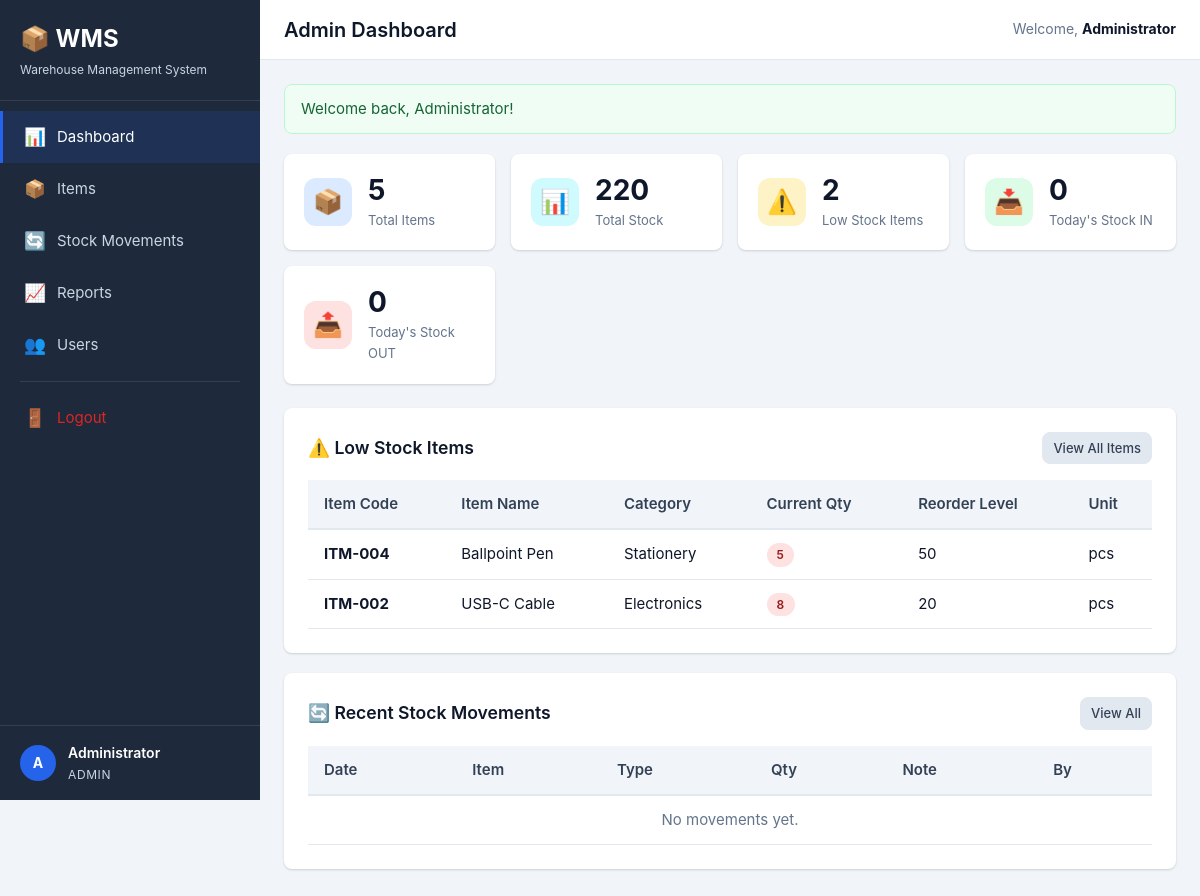
Page /admin/dashboard.php (signed in) on the committed database.
### tables this page shows
CREATE TABLE IF NOT EXISTS items (
    id INT UNSIGNED AUTO_INCREMENT PRIMARY KEY,
    item_code VARCHAR(50) NOT NULL UNIQUE,
    item_name VARCHAR(200) NOT NULL,
    category VARCHAR(100) NOT NULL,
    location VARCHAR(100) NOT NULL,
    quantity INT UNSIGNED NOT NULL DEFAULT 0,
    unit VARCHAR(20) NOT NULL DEFAULT 'pcs',
    reorder_level INT UNSIGNED NOT NULL DEFAULT 0,
    created_at TIMESTAMP NOT NULL DEFAULT CURRENT_TIMESTAMP,
    updated_at TIMESTAMP NOT NULL DEFAULT CURRENT_TIMESTAMP ON UPDATE CURRENT_TIMESTAMP,
    INDEX idx_item_code (item_code),
    INDEX idx_item_name (item_name),
    INDEX idx_category (category),
    INDEX idx_location (location),
    INDEX idx_quantity (quantity)
);

### includes/functions.php (called while the page is built, shortened)
<?php
function e(string $value): string
{
    return htmlspecialchars($value, ENT_QUOTES, 'UTF-8');
}
function url(string $path): string
{
    return BASE_PATH . $path;
}

### admin/dashboard.php (the view, shortened to what this page needs)
<?php
$db = getDB();
$stats = [];
$stmt = $db->query('SELECT COUNT(*) AS total FROM items');
$stats['total_items'] = (int) $stmt->fetch()['total'];
$stmt = $db->query('SELECT SUM(quantity) AS total FROM items');
$row = $stmt->fetch();
$stats['total_quantity'] = (int) ($row['total'] ?? 0);
$stmt = $db->query("SELECT COUNT(*) AS total FROM items WHERE quantity <= reorder_level");
$stats['low_stock'] = (int) $stmt->fetch()['total'];
$today = date('Y-m-d');
$stmt = $db->prepare("SELECT COUNT(*) AS cnt, COALESCE(SUM(quantity),0) AS total FROM stock_movements WHERE movement_type = 'IN' AND DATE(movement_date) = ?");
$stmt->execute([$today]);
$todayIn = $stmt->fetch();
$stats['today_in'] = (int) $todayIn['total'];
$stmt = $db->prepare("SELECT COUNT(*) AS cnt, COALESCE(SUM(quantity),0) AS total FROM stock_movements WHERE movement_type = 'OUT' AND DATE(movement_date) = ?");
$stmt->execute([$today]);
$todayOut = $stmt->fetch();
$stats['today_out'] = (int) $todayOut['total'];
$stmt = $db->prepare("SELECT id, item_code, item_name, category, quantity, reorder_level, unit FROM items WHERE quantity <= reorder_level ORDER BY quantity ASC LIMIT 10");
$stmt->execute();
$lowStockItems = $stmt->fetchAll();
$stmt = $db->prepare("
    SELECT sm.id, sm.movement_type, sm.quantity, sm.movement_date, sm.reference_note,
           i.item_code, i.item_name, u.full_name AS user_name
    FROM stock_movements sm
    JOIN items i ON sm.item_id = i.id
    JOIN users u ON sm.created_by = u.id
    ORDER BY sm.movement_date DESC
    LIMIT 10
");
$stmt->execute();
$recentMovements = $stmt->fetchAll();
include __DIR__ . '/../includes/header.php';
?>
<div class="stats-grid">
    <div class="stat-card">
        <div class="stat-icon blue">📦</div>
        <div class="stat-info">
            <h3><?= $stats['total_items'] ?></h3>
            <p>Total Items</p>
        </div>
    </div>
    <div class="stat-card">
        <div class="stat-icon cyan">📊</div>
        <div class="stat-info">
            <h3><?= number_format($stats['total_quantity']) ?></h3>
            <p>Total Stock</p>
        </div>
    </div>
    <div class="stat-card">
        <div class="stat-icon yellow">⚠️</div>
        <div class="stat-info">
            <h3><?= $stats['low_stock'] ?></h3>
            <p>Low Stock Items</p>
        </div>
    </div>
    <div class="stat-card">
        <div class="stat-icon green">📥</div>
        <div class="stat-info">
            <h3><?= number_format($stats['today_in']) ?></h3>
            <p>Today's Stock IN</p>
        </div>
    </div>
    <div class="stat-card">
        <div class="stat-icon red">📤</div>
        <div class="stat-info">
            <h3><?= number_format($stats['today_out']) ?></h3>
            <p>Today's Stock OUT</p>
        </div>
    </div>
</div>
<div class="card">
    <div class="card-header">
        <h3 class="card-title">⚠️ Low Stock Items</h3>
        <a href="<?= url('/admin/items.php') ?>" class="btn btn-sm btn-secondary">View All Items</a>
    </div>
    <?php if (empty($lowStockItems)): ?>
        <p style="color:var(--gray-500); padding:12px 0;">All items are well stocked!</p>
    <?php else: ?>
        <div class="table-container">
            <table>
                <thead>
                    <tr>
                        <th>Item Code</th>
                        <th>Item Name</th>
                        <th>Category</th>
                        <th>Current Qty</th>
                        <th>Reorder Level</th>
                        <th>Unit</th>
                    </tr>
                </thead>
                <tbody class="low-stock-table">
                    <?php foreach ($lowStockItems as $item): ?>
                        <tr>
                            <td><strong><?= e($item['item_code']) ?></strong></td>
                            <td><?= e($item['item_name']) ?></td>
                            <td><?= e($item['category']) ?></td>
                            <td>
                                <span class="badge badge-low-stock"><?= number_format($item['quantity']) ?></span>
                            </td>
                            <td><?= number_format($item['reorder_level']) ?></td>
                            <td><?= e($item['unit']) ?></td>
                        </tr>
                    <?php endforeach; ?>
                </tbody>
            </table>
        </div>
    <?php endif; ?>
</div>
<div class="card">
    <div class="card-header">
        <h3 class="card-title">🔄 Recent Stock Movements</h3>
        <a href="<?= url('/admin/movements.php') ?>" class="btn btn-sm btn-secondary">View All</a>
    </div>
    <div class="table-container">
        <table>
            <thead>
                <tr>
                    <th>Date</th>
                    <th>Item</th>
                    <th>Type</th>
                    <th>Qty</th>
                    <th>Note</th>
                    <th>By</th>
                </tr>
            </thead>
            <tbody>
                <?php if (empty($recentMovements)): ?>
                    <tr><td colspan="6" style="text-align:center; color:var(--gray-500);">No movements yet.</td></tr>
                <?php endif; ?>
            </tbody>
        </table>
    </div>
</div>
<?php include __DIR__ . '/../includes/footer.php'; ?>

### assets/css/style.css (style rules this page uses)
*, *::before, *::after { box-sizing: border-box; margin: 0; padding: 0; }
:root { --primary: #2563eb; --primary-dark: #1d4ed8; --success: #16a34a; --danger: #dc2626; --warning: #f59e0b; --info: #0ea5e9; --dark: #1e293b; --gray-100: #f1f5f9; --gray-200: #e2e8f0; --gray-300: #cbd5e1; --gray-500: #64748b; --gray-700: #334155; --gray-900: #0f172a; --sidebar-width: 260px; --topbar-height: 60px; --radius: 8px; --shadow: 0 1px 3px rgba(0,0,0,0.1), 0 1px 2px rgba(0,0,0,0.06); --shadow-lg: 0 10px 15px -3px rgba(0,0,0,0.1), 0 4px 6px -2px rgba(0,0,0,0.05); }
html { font-size: 16px; scroll-behavior: smooth; }
body { font-family: -apple-system, BlinkMacSystemFont, 'Segoe UI', Roboto, 'Helvetica Neue', Arial, sans-serif; background: var(--gray-100); color: var(--gray-900); line-height: 1.6; min-height: 100vh; }
a { color: var(--primary); text-decoration: none; }
.card { background: #fff; border-radius: var(--radius); box-shadow: var(--shadow); padding: 24px; margin-bottom: 20px; }
.card-header { display: flex; align-items: center; justify-content: space-between; margin-bottom: 16px; flex-wrap: wrap; gap: 10px; }
.card-title { font-size: 1.1rem; font-weight: 600; color: var(--gray-900); }
.stats-grid { display: grid; grid-template-columns: repeat(auto-fit, minmax(200px, 1fr)); gap: 16px; margin-bottom: 24px; }
.stat-card { background: #fff; border-radius: var(--radius); box-shadow: var(--shadow); padding: 20px; display: flex; align-items: center; gap: 16px; }
.stat-icon { width: 48px; height: 48px; border-radius: 12px; display: flex; align-items: center; justify-content: center; font-size: 1.5rem; flex-shrink: 0; }
.stat-icon.blue { background: #dbeafe; }
.stat-icon.green { background: #dcfce7; }
.stat-icon.red { background: #fee2e2; }
.stat-icon.yellow { background: #fef3c7; }
.stat-icon.cyan { background: #cffafe; }
.stat-info h3 { font-size: 1.75rem; font-weight: 700; line-height: 1.2; color: var(--gray-900); }
.stat-info p { font-size: 0.8125rem; color: var(--gray-500); margin-top: 2px; }
.table-container { overflow-x: auto; -webkit-overflow-scrolling: touch; }
table { width: 100%; border-collapse: collapse; font-size: 0.9375rem; }
thead th { background: var(--gray-100); padding: 12px 16px; text-align: left; font-weight: 600; color: var(--gray-700); border-bottom: 2px solid var(--gray-200); white-space: nowrap; }
tbody td { padding: 12px 16px; border-bottom: 1px solid var(--gray-200); vertical-align: middle; }
.badge { display: inline-block; padding: 2px 10px; border-radius: 50px; font-size: 0.75rem; font-weight: 600; text-transform: uppercase; letter-spacing: 0.03em; }
.badge-low-stock { background: #fee2e2; color: #991b1b; animation: pulse 2s infinite; }
.btn { display: inline-flex; align-items: center; gap: 6px; padding: 8px 16px; border-radius: var(--radius); font-size: 0.875rem; font-weight: 500; border: 1px solid transparent; cursor: pointer; text-decoration: none; transition: background 0.15s, border-color 0.15s; white-space: nowrap; }
.btn-secondary { background: var(--gray-200); color: var(--gray-700); border-color: var(--gray-200); }
.btn-sm { padding: 5px 10px; font-size: 0.8125rem; }

### rows in the picture
items: item_code "ITM-004", item_name "Ballpoint Pen", category "Stationery", quantity "5", reorder_level "50", unit "pcs"
items: item_code "ITM-002", item_name "USB-C Cable", category "Electronics", quantity "8", reorder_level "20", unit "pcs"

### other values in the picture
APP_NAME "Warehouse Management System"
substr($_SESSION['full_name'][0] ?? 'U', 0, 1) "A"
$_SESSION['full_name'] "Administrator"
$_SESSION['role'] "ADMIN"
$page_title "Admin Dashboard"
$flash['message'] "Welcome back, Administrator!"
$stats['total_items'] "5"
$stats['total_quantity'] "220"
$stats['low_stock'] "2"
$stats['today_in'] "0"
$stats['today_out'] "0"
